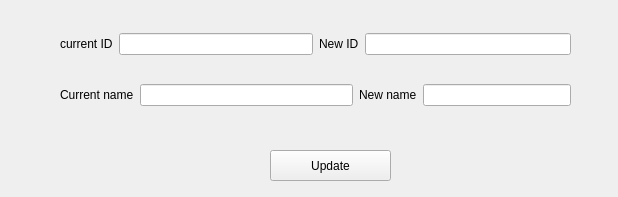
<?xml version="1.0" encoding="UTF-8"?>
<ui version="4.0">
 <class>Form</class>
 <widget class="QWidget" name="Form">
  <property name="geometry">
   <rect>
    <x>0</x>
    <y>0</y>
    <width>618</width>
    <height>197</height>
   </rect>
  </property>
  <property name="windowTitle">
   <string>Update person information</string>
  </property>
  <widget class="QWidget" name="verticalLayoutWidget">
   <property name="geometry">
    <rect>
     <x>60</x>
     <y>10</y>
     <width>511</width>
     <height>121</height>
    </rect>
   </property>
   <layout class="QVBoxLayout" name="verticalLayout_2">
    <item>
     <layout class="QHBoxLayout" name="horizontalLayout_7">
      <item>
       <layout class="QHBoxLayout" name="horizontalLayout_9">
        <item>
         <widget class="QLabel" name="label">
          <property name="text">
           <string>current ID</string>
          </property>
         </widget>
        </item>
        <item>
         <widget class="QLineEdit" name="tb_current_id">
          <property name="readOnly">
           <bool>true</bool>
          </property>
         </widget>
        </item>
       </layout>
      </item>
      <item>
       <layout class="QHBoxLayout" name="horizontalLayout_10">
        <item>
         <widget class="QLabel" name="label_2">
          <property name="text">
           <string>New ID</string>
          </property>
         </widget>
        </item>
        <item>
         <widget class="QLineEdit" name="tb_new_id"/>
        </item>
       </layout>
      </item>
     </layout>
    </item>
    <item>
     <layout class="QHBoxLayout" name="horizontalLayout_8">
      <item>
       <layout class="QHBoxLayout" name="horizontalLayout_11">
        <item>
         <widget class="QLabel" name="label_3">
          <property name="text">
           <string>Current name</string>
          </property>
         </widget>
        </item>
        <item>
         <widget class="QLineEdit" name="tb_current_name">
          <property name="readOnly">
           <bool>true</bool>
          </property>
         </widget>
        </item>
        <item>
         <layout class="QHBoxLayout" name="horizontalLayout_12">
          <item>
           <widget class="QLabel" name="label_4">
            <property name="text">
             <string>New name</string>
            </property>
           </widget>
          </item>
          <item>
           <widget class="QLineEdit" name="tb_new_name"/>
          </item>
         </layout>
        </item>
       </layout>
      </item>
     </layout>
    </item>
   </layout>
  </widget>
  <widget class="QPushButton" name="bt_update">
   <property name="geometry">
    <rect>
     <x>270</x>
     <y>150</y>
     <width>121</width>
     <height>31</height>
    </rect>
   </property>
   <property name="text">
    <string>Update</string>
   </property>
  </widget>
 </widget>
 <resources/>
 <connections/>
</ui>
